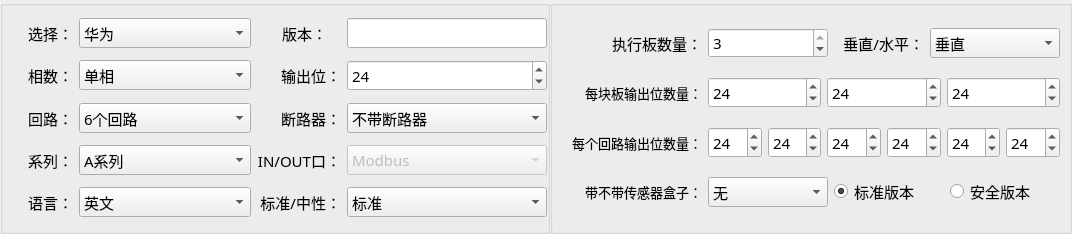
<?xml version="1.0" encoding="UTF-8"?>
<ui version="4.0">
 <class>Home_MpduParamWid</class>
 <widget class="QWidget" name="Home_MpduParamWid">
  <property name="geometry">
   <rect>
    <x>0</x>
    <y>0</y>
    <width>1072</width>
    <height>234</height>
   </rect>
  </property>
  <property name="font">
   <font>
    <family>微软雅黑</family>
    <pointsize>11</pointsize>
   </font>
  </property>
  <property name="windowTitle">
   <string>Form</string>
  </property>
  <layout class="QGridLayout" name="gridLayout_3">
   <property name="leftMargin">
    <number>0</number>
   </property>
   <property name="topMargin">
    <number>0</number>
   </property>
   <property name="rightMargin">
    <number>0</number>
   </property>
   <property name="bottomMargin">
    <number>0</number>
   </property>
   <property name="spacing">
    <number>0</number>
   </property>
   <item row="0" column="0">
    <widget class="QGroupBox" name="groupBox">
     <property name="minimumSize">
      <size>
       <width>550</width>
       <height>30</height>
      </size>
     </property>
     <property name="maximumSize">
      <size>
       <width>550</width>
       <height>16777215</height>
      </size>
     </property>
     <property name="title">
      <string/>
     </property>
     <layout class="QGridLayout" name="gridLayout">
      <property name="leftMargin">
       <number>0</number>
      </property>
      <property name="topMargin">
       <number>0</number>
      </property>
      <property name="rightMargin">
       <number>0</number>
      </property>
      <property name="bottomMargin">
       <number>0</number>
      </property>
      <property name="horizontalSpacing">
       <number>6</number>
      </property>
      <property name="verticalSpacing">
       <number>0</number>
      </property>
      <item row="0" column="0">
       <widget class="QLabel" name="label_1">
        <property name="minimumSize">
         <size>
          <width>60</width>
          <height>30</height>
         </size>
        </property>
        <property name="maximumSize">
         <size>
          <width>70</width>
          <height>16777215</height>
         </size>
        </property>
        <property name="text">
         <string>选择：</string>
        </property>
        <property name="alignment">
         <set>Qt::AlignRight|Qt::AlignTrailing|Qt::AlignVCenter</set>
        </property>
       </widget>
      </item>
      <item row="0" column="1">
       <widget class="QComboBox" name="verBox">
        <property name="minimumSize">
         <size>
          <width>0</width>
          <height>30</height>
         </size>
        </property>
        <property name="maximumSize">
         <size>
          <width>200</width>
          <height>16777215</height>
         </size>
        </property>
        <property name="currentIndex">
         <number>0</number>
        </property>
        <item>
         <property name="text">
          <string>华为</string>
         </property>
        </item>
        <item>
         <property name="text">
          <string>一期</string>
         </property>
        </item>
        <item>
         <property name="text">
          <string>二期</string>
         </property>
        </item>
       </widget>
      </item>
      <item row="0" column="2">
       <widget class="QLabel" name="label_2">
        <property name="minimumSize">
         <size>
          <width>60</width>
          <height>30</height>
         </size>
        </property>
        <property name="maximumSize">
         <size>
          <width>70</width>
          <height>16777215</height>
         </size>
        </property>
        <property name="text">
         <string>版本：</string>
        </property>
        <property name="alignment">
         <set>Qt::AlignRight|Qt::AlignTrailing|Qt::AlignVCenter</set>
        </property>
       </widget>
      </item>
      <item row="0" column="3">
       <widget class="QLineEdit" name="versionEdit">
        <property name="minimumSize">
         <size>
          <width>0</width>
          <height>30</height>
         </size>
        </property>
        <property name="maximumSize">
         <size>
          <width>200</width>
          <height>16777215</height>
         </size>
        </property>
       </widget>
      </item>
      <item row="1" column="0">
       <widget class="QLabel" name="label_3">
        <property name="minimumSize">
         <size>
          <width>60</width>
          <height>30</height>
         </size>
        </property>
        <property name="maximumSize">
         <size>
          <width>70</width>
          <height>16777215</height>
         </size>
        </property>
        <property name="text">
         <string>相数：</string>
        </property>
        <property name="alignment">
         <set>Qt::AlignRight|Qt::AlignTrailing|Qt::AlignVCenter</set>
        </property>
       </widget>
      </item>
      <item row="1" column="1">
       <widget class="QComboBox" name="lineBox">
        <property name="minimumSize">
         <size>
          <width>0</width>
          <height>30</height>
         </size>
        </property>
        <item>
         <property name="text">
          <string>单相</string>
         </property>
        </item>
        <item>
         <property name="text">
          <string>三相</string>
         </property>
        </item>
       </widget>
      </item>
      <item row="1" column="2">
       <widget class="QLabel" name="label_4">
        <property name="minimumSize">
         <size>
          <width>60</width>
          <height>30</height>
         </size>
        </property>
        <property name="maximumSize">
         <size>
          <width>90</width>
          <height>16777215</height>
         </size>
        </property>
        <property name="text">
         <string>输出位：</string>
        </property>
        <property name="alignment">
         <set>Qt::AlignRight|Qt::AlignTrailing|Qt::AlignVCenter</set>
        </property>
       </widget>
      </item>
      <item row="1" column="3">
       <widget class="QSpinBox" name="outputSpin">
        <property name="minimumSize">
         <size>
          <width>0</width>
          <height>30</height>
         </size>
        </property>
        <property name="maximum">
         <number>42</number>
        </property>
        <property name="value">
         <number>24</number>
        </property>
       </widget>
      </item>
      <item row="2" column="0">
       <widget class="QLabel" name="label_5">
        <property name="minimumSize">
         <size>
          <width>60</width>
          <height>30</height>
         </size>
        </property>
        <property name="maximumSize">
         <size>
          <width>70</width>
          <height>16777215</height>
         </size>
        </property>
        <property name="text">
         <string>回路：</string>
        </property>
        <property name="alignment">
         <set>Qt::AlignRight|Qt::AlignTrailing|Qt::AlignVCenter</set>
        </property>
       </widget>
      </item>
      <item row="2" column="1">
       <widget class="QComboBox" name="loopBox">
        <property name="minimumSize">
         <size>
          <width>0</width>
          <height>30</height>
         </size>
        </property>
        <property name="currentIndex">
         <number>4</number>
        </property>
        <item>
         <property name="text">
          <string>1个回路</string>
         </property>
        </item>
        <item>
         <property name="text">
          <string>2个回路</string>
         </property>
        </item>
        <item>
         <property name="text">
          <string>3个回路</string>
         </property>
        </item>
        <item>
         <property name="text">
          <string>4个回路</string>
         </property>
        </item>
        <item>
         <property name="text">
          <string>6个回路</string>
         </property>
        </item>
       </widget>
      </item>
      <item row="2" column="2">
       <widget class="QLabel" name="label_6">
        <property name="minimumSize">
         <size>
          <width>60</width>
          <height>30</height>
         </size>
        </property>
        <property name="maximumSize">
         <size>
          <width>90</width>
          <height>16777215</height>
         </size>
        </property>
        <property name="text">
         <string>断路器：</string>
        </property>
        <property name="alignment">
         <set>Qt::AlignRight|Qt::AlignTrailing|Qt::AlignVCenter</set>
        </property>
       </widget>
      </item>
      <item row="2" column="3">
       <widget class="QComboBox" name="breakerBox">
        <property name="minimumSize">
         <size>
          <width>0</width>
          <height>30</height>
         </size>
        </property>
        <item>
         <property name="text">
          <string>不带断路器</string>
         </property>
        </item>
        <item>
         <property name="text">
          <string>带断路器</string>
         </property>
        </item>
       </widget>
      </item>
      <item row="3" column="0">
       <widget class="QLabel" name="label_7">
        <property name="minimumSize">
         <size>
          <width>60</width>
          <height>30</height>
         </size>
        </property>
        <property name="maximumSize">
         <size>
          <width>70</width>
          <height>16777215</height>
         </size>
        </property>
        <property name="text">
         <string>系列：</string>
        </property>
        <property name="alignment">
         <set>Qt::AlignRight|Qt::AlignTrailing|Qt::AlignVCenter</set>
        </property>
       </widget>
      </item>
      <item row="3" column="1">
       <widget class="QComboBox" name="seriesBox">
        <property name="minimumSize">
         <size>
          <width>0</width>
          <height>30</height>
         </size>
        </property>
        <item>
         <property name="text">
          <string>A系列</string>
         </property>
        </item>
        <item>
         <property name="text">
          <string>B系列</string>
         </property>
        </item>
        <item>
         <property name="text">
          <string>C系列</string>
         </property>
        </item>
        <item>
         <property name="text">
          <string>D系列</string>
         </property>
        </item>
        <item>
         <property name="text">
          <string>新A系列</string>
         </property>
        </item>
       </widget>
      </item>
      <item row="3" column="2">
       <widget class="QLabel" name="label_8">
        <property name="minimumSize">
         <size>
          <width>60</width>
          <height>30</height>
         </size>
        </property>
        <property name="maximumSize">
         <size>
          <width>90</width>
          <height>16777215</height>
         </size>
        </property>
        <property name="text">
         <string>IN/OUT口：</string>
        </property>
        <property name="alignment">
         <set>Qt::AlignRight|Qt::AlignTrailing|Qt::AlignVCenter</set>
        </property>
       </widget>
      </item>
      <item row="3" column="3">
       <widget class="QComboBox" name="modbusBox">
        <property name="enabled">
         <bool>false</bool>
        </property>
        <property name="minimumSize">
         <size>
          <width>0</width>
          <height>30</height>
         </size>
        </property>
        <property name="currentIndex">
         <number>1</number>
        </property>
        <item>
         <property name="text">
          <string>网络一带三</string>
         </property>
        </item>
        <item>
         <property name="text">
          <string>Modbus</string>
         </property>
        </item>
       </widget>
      </item>
      <item row="4" column="0">
       <widget class="QLabel" name="label_9">
        <property name="minimumSize">
         <size>
          <width>60</width>
          <height>30</height>
         </size>
        </property>
        <property name="maximumSize">
         <size>
          <width>70</width>
          <height>16777215</height>
         </size>
        </property>
        <property name="text">
         <string>语言：</string>
        </property>
        <property name="alignment">
         <set>Qt::AlignRight|Qt::AlignTrailing|Qt::AlignVCenter</set>
        </property>
       </widget>
      </item>
      <item row="4" column="1">
       <widget class="QComboBox" name="languageBox">
        <property name="minimumSize">
         <size>
          <width>0</width>
          <height>30</height>
         </size>
        </property>
        <item>
         <property name="text">
          <string>英文</string>
         </property>
        </item>
        <item>
         <property name="text">
          <string>中文</string>
         </property>
        </item>
       </widget>
      </item>
      <item row="4" column="2">
       <widget class="QLabel" name="label_10">
        <property name="minimumSize">
         <size>
          <width>60</width>
          <height>30</height>
         </size>
        </property>
        <property name="maximumSize">
         <size>
          <width>90</width>
          <height>16777215</height>
         </size>
        </property>
        <property name="text">
         <string>标准/中性：</string>
        </property>
        <property name="alignment">
         <set>Qt::AlignRight|Qt::AlignTrailing|Qt::AlignVCenter</set>
        </property>
       </widget>
      </item>
      <item row="4" column="3">
       <widget class="QComboBox" name="standardBox">
        <property name="minimumSize">
         <size>
          <width>0</width>
          <height>30</height>
         </size>
        </property>
        <item>
         <property name="text">
          <string>标准</string>
         </property>
        </item>
        <item>
         <property name="text">
          <string>中性</string>
         </property>
        </item>
       </widget>
      </item>
     </layout>
    </widget>
   </item>
   <item row="0" column="1">
    <widget class="QGroupBox" name="groupBox_2">
     <property name="minimumSize">
      <size>
       <width>0</width>
       <height>30</height>
      </size>
     </property>
     <property name="title">
      <string/>
     </property>
     <layout class="QGridLayout" name="gridLayout_2">
      <item row="0" column="0">
       <layout class="QHBoxLayout" name="horizontalLayout_4">
        <item>
         <widget class="QLabel" name="label_91">
          <property name="minimumSize">
           <size>
            <width>140</width>
            <height>30</height>
           </size>
          </property>
          <property name="maximumSize">
           <size>
            <width>140</width>
            <height>16777215</height>
           </size>
          </property>
          <property name="text">
           <string>执行板数量：</string>
          </property>
          <property name="alignment">
           <set>Qt::AlignRight|Qt::AlignTrailing|Qt::AlignVCenter</set>
          </property>
         </widget>
        </item>
        <item>
         <widget class="QSpinBox" name="boardSpin">
          <property name="minimumSize">
           <size>
            <width>0</width>
            <height>30</height>
           </size>
          </property>
          <property name="maximumSize">
           <size>
            <width>120</width>
            <height>16777215</height>
           </size>
          </property>
          <property name="minimum">
           <number>0</number>
          </property>
          <property name="maximum">
           <number>3</number>
          </property>
          <property name="value">
           <number>3</number>
          </property>
         </widget>
        </item>
        <item>
         <widget class="QLabel" name="label_100">
          <property name="minimumSize">
           <size>
            <width>60</width>
            <height>30</height>
           </size>
          </property>
          <property name="maximumSize">
           <size>
            <width>90</width>
            <height>16777215</height>
           </size>
          </property>
          <property name="text">
           <string>垂直/水平：</string>
          </property>
          <property name="alignment">
           <set>Qt::AlignRight|Qt::AlignTrailing|Qt::AlignVCenter</set>
          </property>
         </widget>
        </item>
        <item>
         <widget class="QComboBox" name="levelBox">
          <property name="minimumSize">
           <size>
            <width>0</width>
            <height>30</height>
           </size>
          </property>
          <item>
           <property name="text">
            <string>垂直</string>
           </property>
          </item>
          <item>
           <property name="text">
            <string>水平</string>
           </property>
          </item>
          <item>
           <property name="text">
            <string>水平90度</string>
           </property>
          </item>
          <item>
           <property name="text">
            <string>水平180度</string>
           </property>
          </item>
          <item>
           <property name="text">
            <string>水平270度</string>
           </property>
          </item>
         </widget>
        </item>
       </layout>
      </item>
      <item row="1" column="0">
       <layout class="QHBoxLayout" name="horizontalLayout">
        <item>
         <widget class="QLabel" name="label_11">
          <property name="minimumSize">
           <size>
            <width>140</width>
            <height>30</height>
           </size>
          </property>
          <property name="maximumSize">
           <size>
            <width>140</width>
            <height>16777215</height>
           </size>
          </property>
          <property name="font">
           <font>
            <family>微软雅黑</family>
            <pointsize>10</pointsize>
           </font>
          </property>
          <property name="text">
           <string>每块板输出位数量：</string>
          </property>
          <property name="alignment">
           <set>Qt::AlignRight|Qt::AlignTrailing|Qt::AlignVCenter</set>
          </property>
         </widget>
        </item>
        <item>
         <widget class="QSpinBox" name="opSpin_1">
          <property name="minimumSize">
           <size>
            <width>0</width>
            <height>30</height>
           </size>
          </property>
          <property name="maximum">
           <number>42</number>
          </property>
          <property name="value">
           <number>24</number>
          </property>
         </widget>
        </item>
        <item>
         <widget class="QSpinBox" name="opSpin_2">
          <property name="minimumSize">
           <size>
            <width>0</width>
            <height>30</height>
           </size>
          </property>
          <property name="maximum">
           <number>42</number>
          </property>
          <property name="value">
           <number>24</number>
          </property>
         </widget>
        </item>
        <item>
         <widget class="QSpinBox" name="opSpin_3">
          <property name="minimumSize">
           <size>
            <width>0</width>
            <height>30</height>
           </size>
          </property>
          <property name="maximum">
           <number>42</number>
          </property>
          <property name="value">
           <number>24</number>
          </property>
         </widget>
        </item>
       </layout>
      </item>
      <item row="2" column="0">
       <layout class="QHBoxLayout" name="horizontalLayout_2">
        <item>
         <widget class="QLabel" name="label_12">
          <property name="minimumSize">
           <size>
            <width>140</width>
            <height>30</height>
           </size>
          </property>
          <property name="maximumSize">
           <size>
            <width>140</width>
            <height>16777215</height>
           </size>
          </property>
          <property name="font">
           <font>
            <family>微软雅黑</family>
            <pointsize>10</pointsize>
           </font>
          </property>
          <property name="text">
           <string>每个回路输出位数量：</string>
          </property>
          <property name="alignment">
           <set>Qt::AlignRight|Qt::AlignTrailing|Qt::AlignVCenter</set>
          </property>
         </widget>
        </item>
        <item>
         <widget class="QSpinBox" name="lpSpin_1">
          <property name="minimumSize">
           <size>
            <width>0</width>
            <height>30</height>
           </size>
          </property>
          <property name="maximum">
           <number>42</number>
          </property>
          <property name="value">
           <number>24</number>
          </property>
         </widget>
        </item>
        <item>
         <widget class="QSpinBox" name="lpSpin_2">
          <property name="minimumSize">
           <size>
            <width>0</width>
            <height>30</height>
           </size>
          </property>
          <property name="maximum">
           <number>42</number>
          </property>
          <property name="value">
           <number>24</number>
          </property>
         </widget>
        </item>
        <item>
         <widget class="QSpinBox" name="lpSpin_3">
          <property name="minimumSize">
           <size>
            <width>0</width>
            <height>30</height>
           </size>
          </property>
          <property name="maximum">
           <number>42</number>
          </property>
          <property name="value">
           <number>24</number>
          </property>
         </widget>
        </item>
        <item>
         <widget class="QSpinBox" name="lpSpin_4">
          <property name="minimumSize">
           <size>
            <width>0</width>
            <height>30</height>
           </size>
          </property>
          <property name="maximum">
           <number>42</number>
          </property>
          <property name="value">
           <number>24</number>
          </property>
         </widget>
        </item>
        <item>
         <widget class="QSpinBox" name="lpSpin_5">
          <property name="minimumSize">
           <size>
            <width>0</width>
            <height>30</height>
           </size>
          </property>
          <property name="maximum">
           <number>42</number>
          </property>
          <property name="value">
           <number>24</number>
          </property>
         </widget>
        </item>
        <item>
         <widget class="QSpinBox" name="lpSpin_6">
          <property name="minimumSize">
           <size>
            <width>0</width>
            <height>30</height>
           </size>
          </property>
          <property name="maximum">
           <number>42</number>
          </property>
          <property name="value">
           <number>24</number>
          </property>
         </widget>
        </item>
       </layout>
      </item>
      <item row="3" column="0">
       <layout class="QHBoxLayout" name="horizontalLayout_3">
        <item>
         <widget class="QLabel" name="label_27">
          <property name="minimumSize">
           <size>
            <width>140</width>
            <height>30</height>
           </size>
          </property>
          <property name="maximumSize">
           <size>
            <width>140</width>
            <height>16777215</height>
           </size>
          </property>
          <property name="font">
           <font>
            <family>微软雅黑</family>
            <pointsize>10</pointsize>
           </font>
          </property>
          <property name="text">
           <string>带不带传感器盒子：</string>
          </property>
          <property name="alignment">
           <set>Qt::AlignRight|Qt::AlignTrailing|Qt::AlignVCenter</set>
          </property>
         </widget>
        </item>
        <item>
         <widget class="QComboBox" name="envBox">
          <property name="enabled">
           <bool>true</bool>
          </property>
          <property name="minimumSize">
           <size>
            <width>120</width>
            <height>30</height>
           </size>
          </property>
          <property name="maximumSize">
           <size>
            <width>120</width>
            <height>16777215</height>
           </size>
          </property>
          <item>
           <property name="text">
            <string>无</string>
           </property>
          </item>
          <item>
           <property name="text">
            <string>有</string>
           </property>
          </item>
         </widget>
        </item>
        <item>
         <widget class="QRadioButton" name="radioButton">
          <property name="layoutDirection">
           <enum>Qt::LeftToRight</enum>
          </property>
          <property name="text">
           <string>标准版本</string>
          </property>
          <property name="checked">
           <bool>true</bool>
          </property>
         </widget>
        </item>
        <item>
         <widget class="QRadioButton" name="safeRadio">
          <property name="text">
           <string>安全版本</string>
          </property>
         </widget>
        </item>
       </layout>
      </item>
     </layout>
    </widget>
   </item>
  </layout>
 </widget>
 <resources/>
 <connections/>
</ui>
